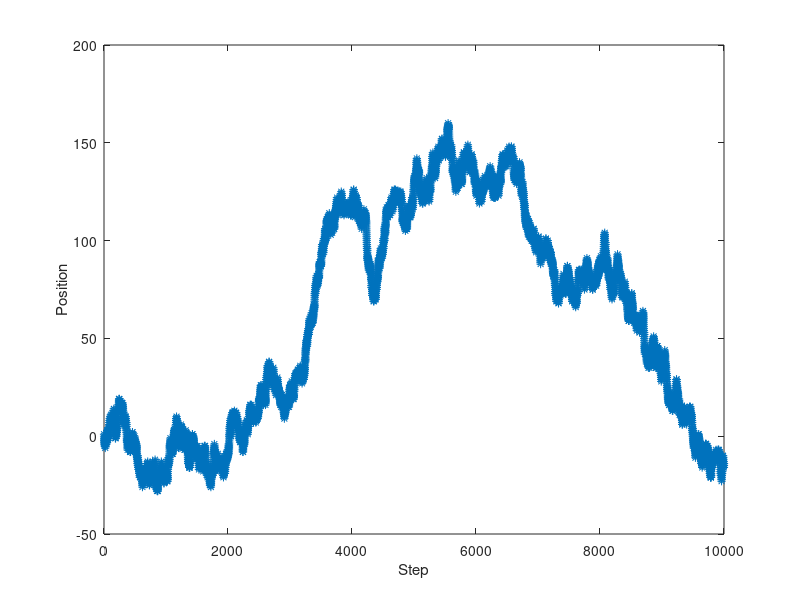
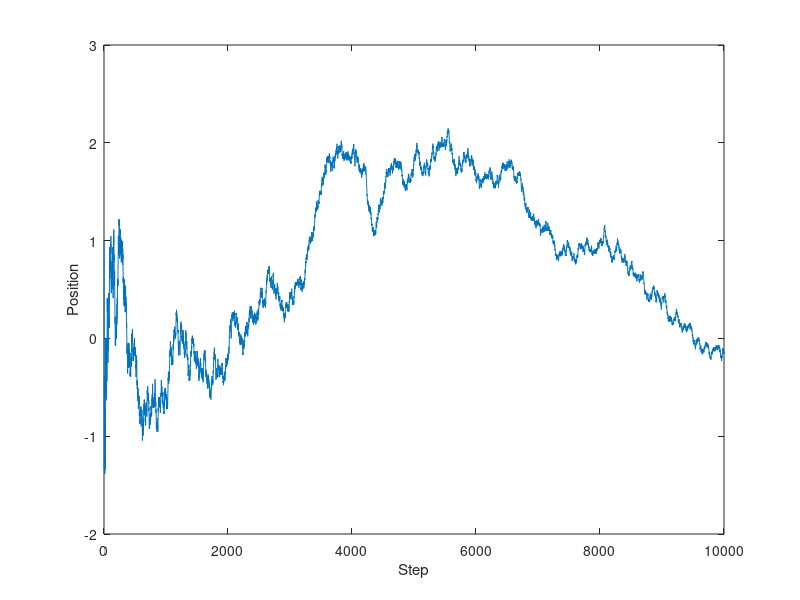

MATLAB code for these plots, in order:
N = 10000;
q = 0.5;
r = rand(1,N);
for i = 1:N
    if r(i) > q
        r(i) = 1;
    else
        r(i) = -1;
    end
end
P = cumsum(r);
x = 1:N;
w_x = sqrt(x);
W_n = P./w_x;
figure(1) ;
%hold on;
plot(x, P, '*');
xlabel('Step');
ylabel('Position');

figure(2)
plot(x, W_n, '-');
xlabel('Step');
ylabel('Position');
%hold off;
